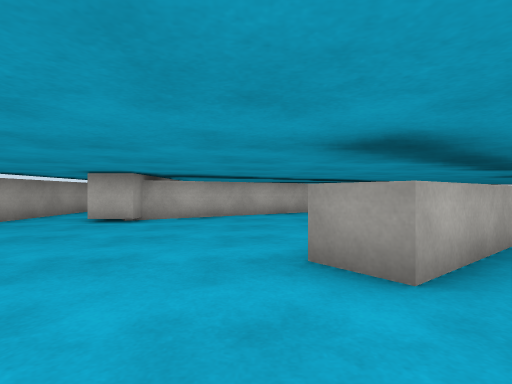
View 1 (above)

15 first-person views from a walk through a Unity game level. The camera is 0.66 m above the floor, looks level and sees 80° across. The floor is counted in squares, 1 m on a side. Each view is taken from the middle of a square. On the plan, view 1 faces up. The plan holds only what a view shows up to about 10 squares ahead; the rest is blank. Surface patterns are stand-ins for the level's own textures.

View 2
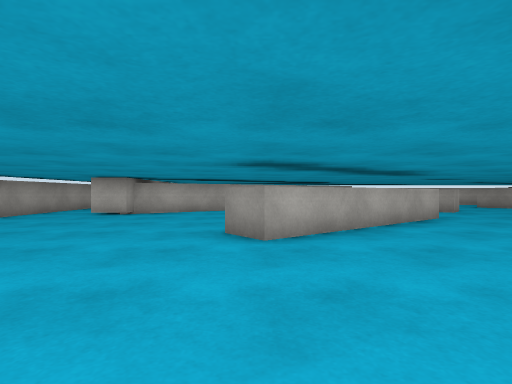

View 3
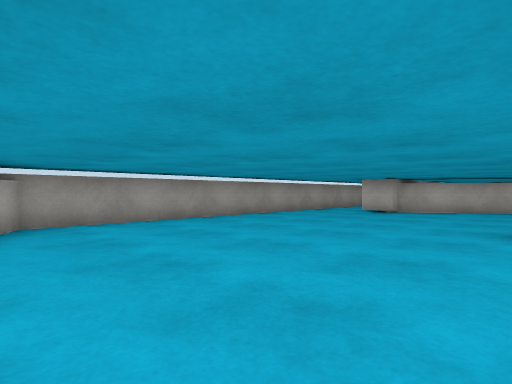

View 4
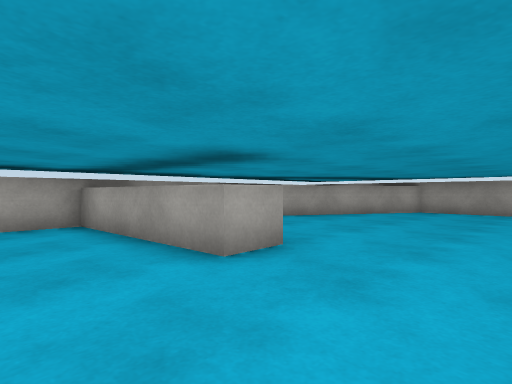

View 5
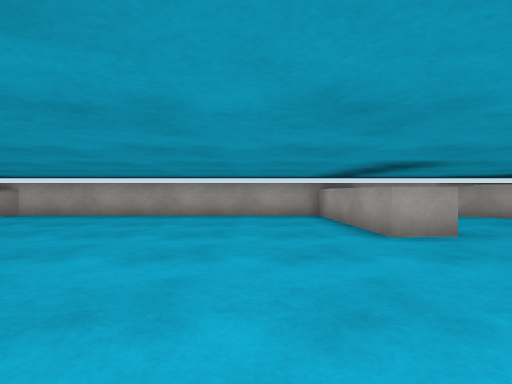

View 6
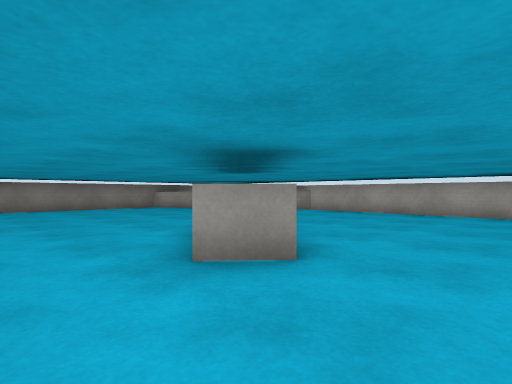

View 7
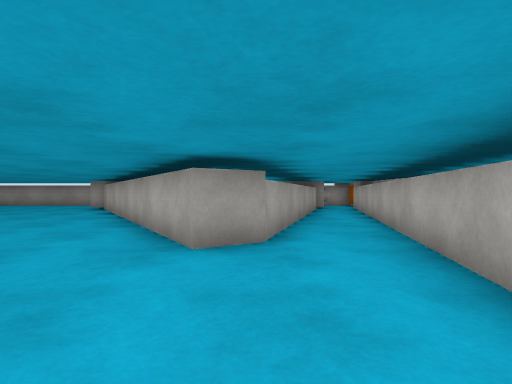

View 8
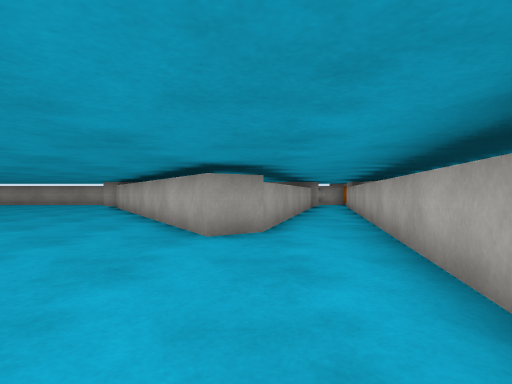

View 9
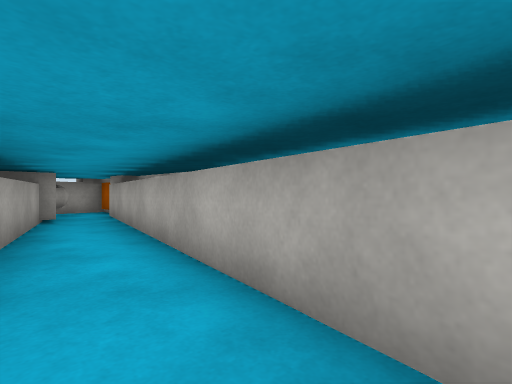

View 10
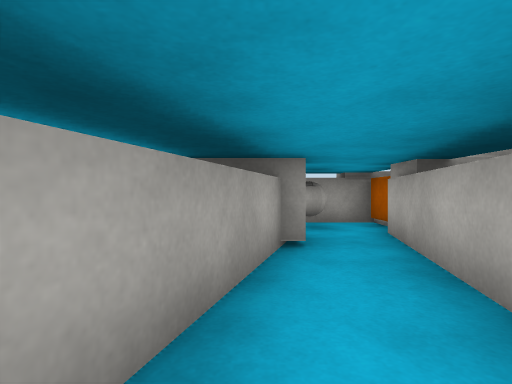

View 11
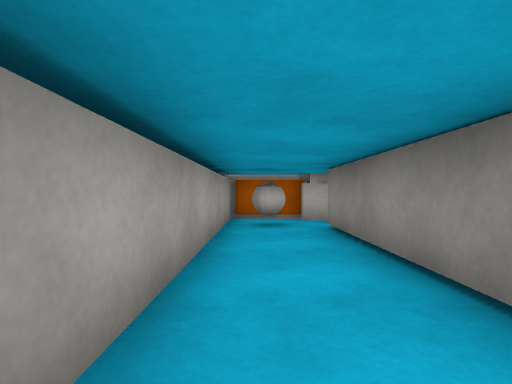

View 12
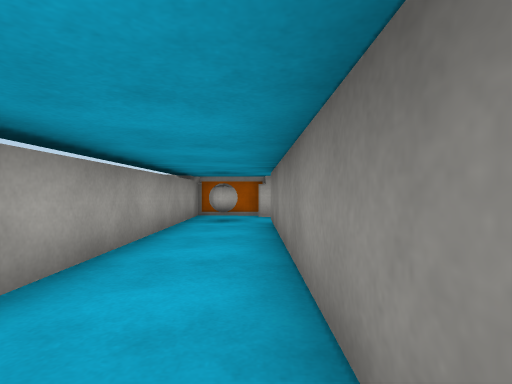

View 13
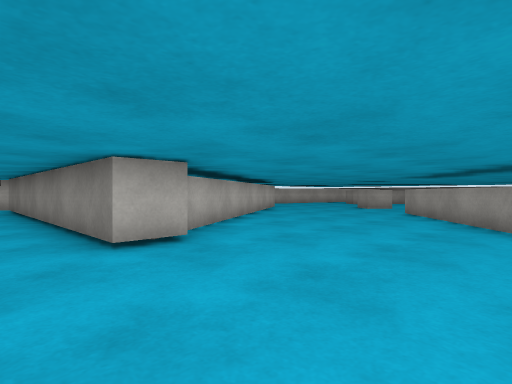

View 14
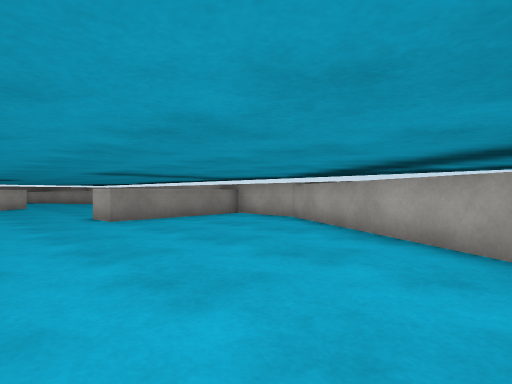

View 15
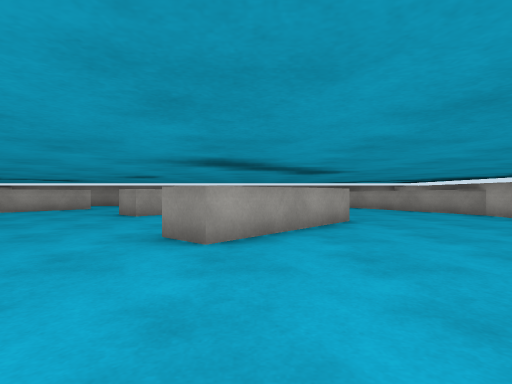

### Floor plan
Points are (right, up) in squares from view 1. A wall is a line through its corners. A room is listed if a view was taken in it or the views show most of it. See-through windows are left out.
Room 1 (views 1, 2, 3, 4, 5, 6, 7, 8, 11, 12, 13, 14, 15)
walls: (5.6, 5.7) (1.1, 2.1) (0.5, 3); (1.3, 3.5) (5, 6.5); (10, -1.2) (6.8, 1.6) (7.5, 2.4); (13.1, 8.8) (12.6, 9.2); (5, 13.1) (5.5, 12.3) (-2.7, 7.2) (-2.7, 6.7) (-3.7, 6.7) (-3.7, 15.6); (2.2, -5.6) (2, -1.5) (3, -1.4) (3.2, -5.5); (8.5, 14.4) (5.6, 15); (11.6, -5.5) (13.1, -4.6); (17.2, 2) (17.2, 3); (-2.1, -5.5) (13, -5.5); (-5.7, -2.2) (0.1, -5.5); (-0.4, 16.3) (-4, 17.1); (-2.7, 15.3) (-0.7, 14.7); (-2.7, 15.6) (-2.7, 15); (-4.3, 17.5) (-5.6, 17.6) (-5.6, -2.5)
ways out: opening at (5, 14) to room 2
objects: ball (-5, 16); orange block (-5, 17); cube (7, 8) to (8, 9); cube (11, 4) to (12, 5)
Room 2 (views 9, 10)
walls: (5.6, 15) (-0.4, 16.3); (-0.7, 14.7) (5, 13.1)
ways out: opening at (5, 14) to room 1

Positions as (right, up) in squares from view 1, and headings:
1: (0, 0), facing up
2: (1, -2), facing up
3: (1, -3), facing up-left
4: (5, 1), facing down-left
5: (5, 3), facing down
6: (5, 4), facing down-right
7: (9, 13), facing left
8: (10, 13), facing left
9: (5, 14), facing up-left
10: (1, 15), facing left
11: (-5, 10), facing up
12: (-4, 9), facing up
13: (-5, 3), facing up-right
14: (-5, 1), facing down-right
15: (3, 1), facing right
